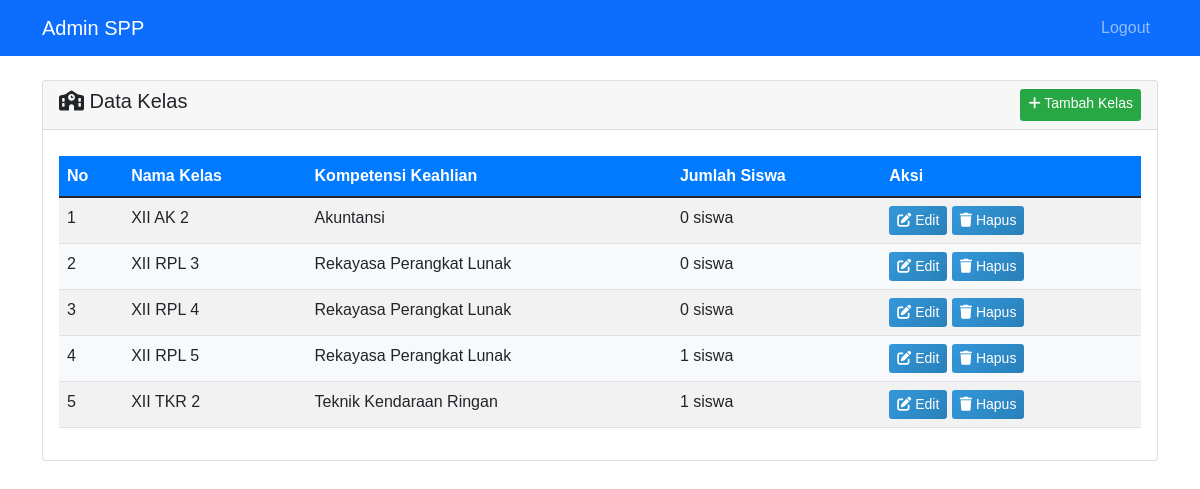
Page /admin/data-kelas.php (signed in) on the committed database.
### tables this page shows
CREATE TABLE `kelas` (
  `id_kelas` int(11) NOT NULL,
  `nama_kelas` varchar(15) NOT NULL,
  `kompetensi_keahlian` varchar(50) NOT NULL
);

### admin/data-kelas.php (the view, shortened to what this page needs)
<?php
$database = new Database();
$db = $database->getConnection();
$query = "SELECT k.*, COUNT(s.nisn) as jumlah_siswa
          FROM kelas k
          LEFT JOIN siswa s ON k.id_kelas = s.id_kelas
          GROUP BY k.id_kelas
          ORDER BY k.nama_kelas";
$stmt = $db->prepare($query);
$stmt->execute();
$classes = $stmt->fetchAll(PDO::FETCH_ASSOC);
?>
<!DOCTYPE html>
<html lang="id">
<head>
    <link href="https://cdn.jsdelivr.net/npm/bootstrap@5.1.3/dist/css/bootstrap.min.css" rel="stylesheet">
    <link href="https://cdnjs.cloudflare.com/ajax/libs/font-awesome/6.0.0/css/all.min.css" rel="stylesheet">
    <link href="../assets/css/admin.css" rel="stylesheet">
</head>
<body>
    <nav class="navbar navbar-expand-lg navbar-dark bg-primary">
        <div class="container">
            <a class="navbar-brand" href="dashboard.php">Admin SPP</a>
            <div class="navbar-nav ms-auto">
                <a class="nav-link" href="../auth/logout.php">Logout</a>
            </div>
        </div>
    </nav>
    <div class="container mt-4">
        <div class="card">
            <div class="card-header d-flex justify-content-between">
                <h5><i class="fas fa-school"></i> Data Kelas</h5>
                <a href="tambah-kelas.php" class="btn btn-success btn-sm">
                    <i class="fas fa-plus"></i> Tambah Kelas
                </a>
            </div>
            <div class="card-body">
                <div class="table-responsive">
                    <table class="table table-striped">
                        <thead>
                            <tr>
                                <th>No</th>
                                <th>Nama Kelas</th>
                                <th>Kompetensi Keahlian</th>
                                <th>Jumlah Siswa</th>
                                <th>Aksi</th>
                            </tr>
                        </thead>
                        <tbody>
                            <?php $no = 1; foreach ($classes as $class): ?>
                                <tr>
                                    <td><?= $no++ ?></td>
                                    <td><?= $class['nama_kelas'] ?></td>
                                    <td><?= $class['kompetensi_keahlian'] ?></td>
                                    <td><?= $class['jumlah_siswa'] ?> siswa</td>
                                    <td>
                                        <a href="update-kelas.php?id=<?= $class['id_kelas'] ?>" class="btn btn-warning btn-sm">
                                            <i class="fas fa-edit"></i> Edit
                                        </a>
                                        <a href="?delete=<?= $class['id_kelas'] ?>" class="btn btn-danger btn-sm"
                                           onclick="return confirm('Yakin hapus kelas ini?')">
                                            <i class="fas fa-trash"></i> Hapus
                                        </a>
                                    </td>
                                </tr>
                            <?php endforeach; ?>
                        </tbody>
                    </table>
                </div>
            </div>
        </div>
    </div>
</body>
</html>

### assets/css/admin.css (style rules this page uses)
* { font-family: Arial, sans-serif; }
body { overflow-x: hidden; }
table { margin: 10px 0; color: #007bff; }
table tr:nth-child(even) { background: #f8f9fa; }
table thead { background: #007bff; color: white; }
.btn-danger { background: #dc3545; border: none; }
.btn-success { background: #28a745; border: none; }
.card-body .btn { background: linear-gradient(135deg, #3498db, #2980b9) !important; border: none !important; color: white !important; transition: all 0.3s ease !important; }

### rows in the picture
kelas: nama_kelas "XII AK 2", kompetensi_keahlian "Akuntansi", jumlah_siswa "0"
kelas: nama_kelas "XII RPL 3", kompetensi_keahlian "Rekayasa Perangkat Lunak", jumlah_siswa "0"
kelas: nama_kelas "XII RPL 4", kompetensi_keahlian "Rekayasa Perangkat Lunak", jumlah_siswa "0"
kelas: nama_kelas "XII RPL 5", kompetensi_keahlian "Rekayasa Perangkat Lunak", jumlah_siswa "1"
kelas: nama_kelas "XII TKR 2", kompetensi_keahlian "Teknik Kendaraan Ringan", jumlah_siswa "1"
